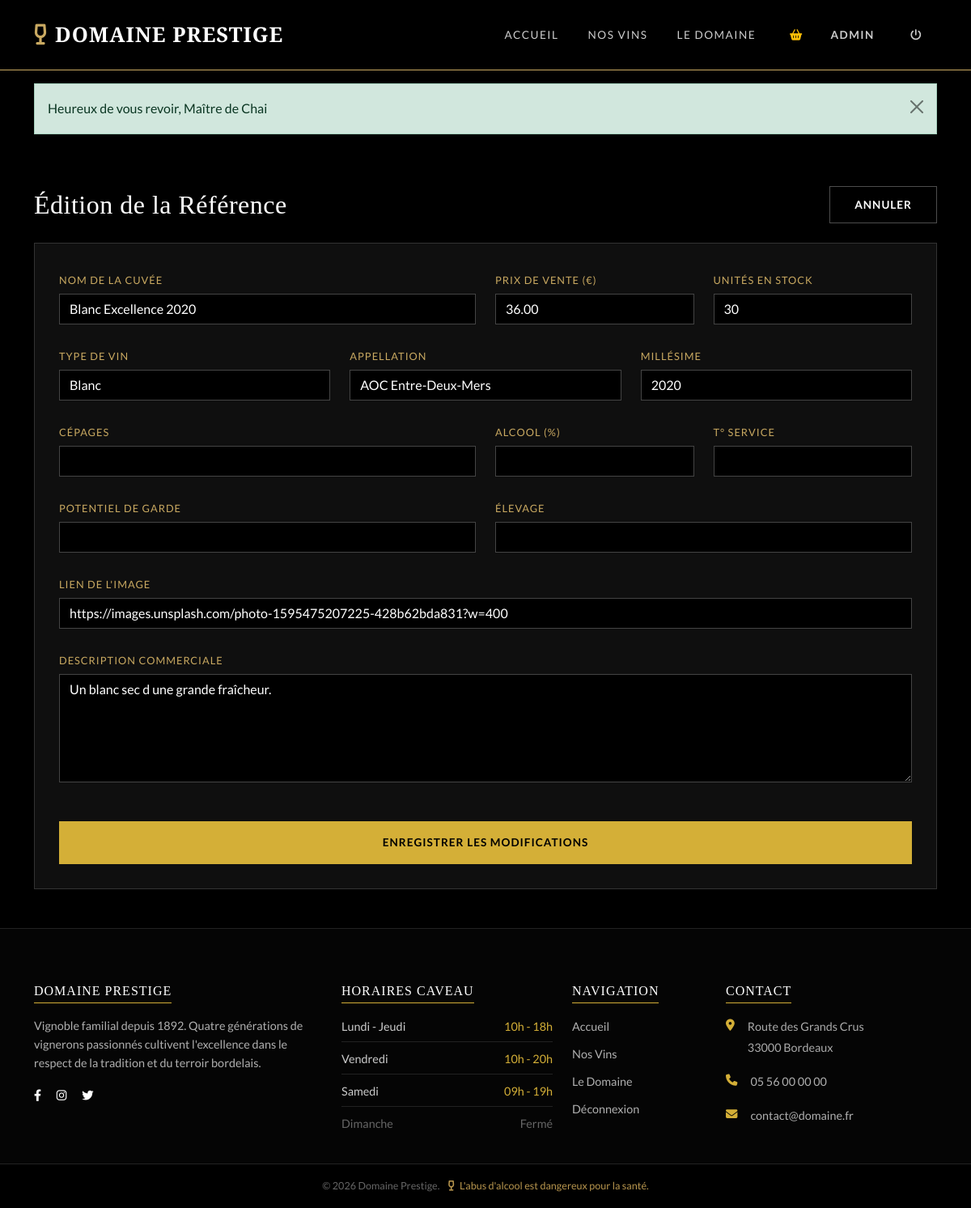
/admin/edit_item.php?id=2 (signed in), run on the app's committed database.
### tables this page shows
CREATE TABLE stock (
    id INT PRIMARY KEY AUTO_INCREMENT,
    id_item INT NOT NULL,
    quantite_stock INT NOT NULL DEFAULT 0,
    seuil_alerte INT DEFAULT 5,
    FOREIGN KEY (id_item) REFERENCES items(id) ON DELETE CASCADE
);

CREATE TABLE items (
    id INT PRIMARY KEY AUTO_INCREMENT,
    nom VARCHAR(255) NOT NULL,
    description TEXT,
    prix DECIMAL(10,2) NOT NULL,
    image VARCHAR(500),
    type_vin ENUM('Rouge', 'Blanc', 'Rosé', 'Champagne') DEFAULT 'Rouge',
    appellation VARCHAR(255),
    millesime INT,
    cepage VARCHAR(255),
    degre_alcool VARCHAR(10),
    garde VARCHAR(100),
    temperature_service VARCHAR(50),
    disponible BOOLEAN DEFAULT TRUE,
    nouveaute BOOLEAN DEFAULT FALSE,
    date_publication TIMESTAMP DEFAULT CURRENT_TIMESTAMP
);

### admin/edit_item.php (the view, shortened to what this page needs)
<?php
require_once '../config/db.php';
require_once '../includes/functions.php';
$id = isset($_GET['id']) ? (int)$_GET['id'] : 0;
$stmt = $pdo->prepare("SELECT i.*, s.quantite_stock FROM items i LEFT JOIN stock s ON i.id = s.id_item WHERE i.id = ?");
$stmt->execute([$id]);
$item = $stmt->fetch();
require_once '../includes/header.php';
?>
<div class="container py-5">
    <div class="d-flex justify-content-between align-items-center mb-4">
        <h2 class="font-serif m-0">Édition de la Référence</h2>
        <a href="items.php" class="btn btn-outline-light btn-sm">Annuler</a>
    </div>
    <div class="edit-container">
        <form method="POST" class="row g-4">
            <div class="col-md-6">
                <label>Nom de la Cuvée</label>
                <input type="text" name="nom" class="form-control" value="<?= e($item['nom']) ?>" required>
            </div>
            <div class="col-md-3">
                <label>Prix de vente (€)</label>
                <input type="number" step="0.01" name="prix" class="form-control" value="<?= e($item['prix']) ?>" required>
            </div>
            <div class="col-md-3">
                <label>Unités en Stock</label>
                <input type="number" name="quantite" class="form-control" value="<?= e($item['quantite_stock']) ?>" required>
            </div>
            <div class="col-md-4">
                <label>Type de Vin</label>
                <select name="type_vin" class="form-select">
                    <option value="Blanc" <?= $item['type_vin'] == 'Blanc' ? 'selected' : '' ?>>Blanc</option>
                </select>
            </div>
            <div class="col-md-4">
                <label>Appellation</label>
                <input type="text" name="appellation" class="form-control" value="<?= e($item['appellation']) ?>">
            </div>
            <div class="col-md-4">
                <label>Millésime</label>
                <input type="number" name="millesime" class="form-control" value="<?= e($item['millesime']) ?>">
            </div>
            <div class="col-md-6">
                <label>Cépages</label>
                <input type="text" name="cepage" class="form-control" value="<?= e($item['cepage']) ?>">
            </div>
            <div class="col-md-3">
                <label>Alcool (%)</label>
                <input type="text" name="degre_alcool" class="form-control" value="<?= e($item['degre_alcool']) ?>">
            </div>
            <div class="col-md-3">
                <label>T° Service</label>
                <input type="text" name="temperature_service" class="form-control" value="<?= e($item['temperature_service']) ?>">
            </div>
            <div class="col-md-6">
                <label>Potentiel de Garde</label>
                <input type="text" name="garde" class="form-control" value="<?= e($item['garde']) ?>">
            </div>
            <div class="col-md-6">
                <label>Élevage</label>
                <input type="text" name="elevage" class="form-control" value="<?= e($item['elevage']) ?>">
            </div>
            <div class="col-12">
                <label>Lien de l'Image</label>
                <input type="text" name="image" class="form-control" value="<?= e($item['image']) ?>">
            </div>
            <div class="col-12">
                <label>Description Commerciale</label>
                <textarea name="description" class="form-control" rows="5"><?= e($item['description']) ?></textarea>
            </div>
            <div class="col-12 mt-5">
                <button type="submit" name="update" class="btn btn-gold w-100 py-3 fw-bold">Enregistrer les modifications</button>
            </div>
        </form>
    </div>
</div>
<?php require_once '../includes/footer.php'; ?>

### assets/css/style.css (style rules this page uses)
:root { --gold: #d4af37; --gold-light: #f3cf55; --gold-dark: #b8964e; --burgundy: #722f37; --black: #050505; --charcoal: #121212; --grey-dark: #1e1e1e; --grey-mid: #aaaaaa; --white: #ffffff; --cream: #f9f9f9; --transition: all 0.3s ease; }
* { margin: 0; padding: 0; box-sizing: border-box; }
body { background-color: var(--black); color: #e0e0e0; font-family: 'Lato', sans-serif; font-size: 16px; line-height: 1.8; overflow-x: hidden; }
h1, h2, h3, h4, h5, h6, .font-serif { font-family: 'Cormorant Garamond', serif; color: var(--white); letter-spacing: 0.5px; }
a { text-decoration: none; transition: var(--transition); }
.btn { border-radius: 0; text-transform: uppercase; letter-spacing: 1px; font-size: 0.85rem; padding: 12px 30px; font-weight: 700; border: none; }
.btn-gold { background-color: var(--gold); color: #000 !important; }
.btn-outline-light { border: 1px solid rgba(255,255,255,0.3); color: #fff; }

### admin/edit_item.php (style rules this page uses)
.edit-container { background: #0f0f0f; border: 1px solid #333; padding: 30px; color: #fff; }
.form-control, .form-select { background: #000 !important; border: 1px solid #444 !important; color: #fff !important; border-radius: 0; }
label { color: #c9a961; text-transform: uppercase; font-size: 0.8rem; letter-spacing: 1px; margin-bottom: 5px; }

### data on the page
stock: nom "Blanc Excellence 2020", prix "36.00", quantite "30", appellation "AOC Entre-Deux-Mers", millesime "2020", image "https://images.unsplash.com/photo-1595475207225-428b62bda831?w=400", description "Un blanc sec d une grande fraîcheur."
items: type_vin "Blanc"

### other printed values
$flash['message'] "Heureux de vous revoir, Maître de Chai"
